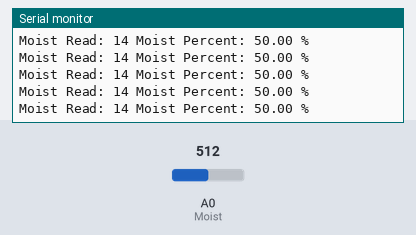
Simulated run of this sketch. Board: Arduino Uno, built with avr-gcc and run on an emulated ATmega328P. Shown: the last lines printed to the serial monitor. Inputs (shaded band) come from the test bench; at power-on: A0 (Moist) = 512.

Above: at 1.2 s.
1.3 s: A0 (Moist) set to 109
At 1.4 s:
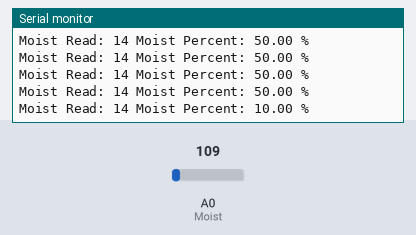
4.3 s: A0 (Moist) set to 93
At 4.32 s:
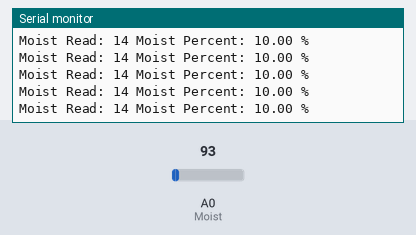
Timing chart, 0 to 7.3 s (numbered marks = the images above; inputs shaded):
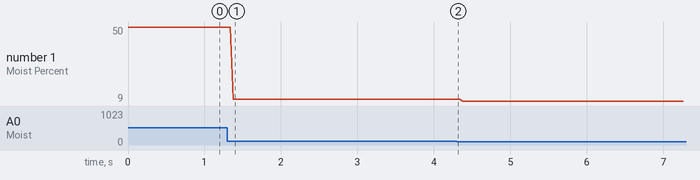

Measured:
- after the input at 1.3 s, the serial monitor: prints a new line after 0.08 s (image 1)
- plotted number 1: 50 → 10 after the input at 1.3 s, 10 → 9 after the input at 4.3 s

The sketch:

POWAR-MOISTUREwMAP.ino
```cpp
#define Moist A0

float MOISTval;
float dry = 0; // Calibrate with reading when DRY
float wet = 1024; // Calibrate with reading when TOTALLY WET

void setup() {
  Serial.begin(9600);

}

void loop() {

  MOISTval = map(analogRead(Moist),dry,wet,0,100);
  Serial.print("Moist Read: ");
  Serial.print(Moist);
  Serial.print(" Moist Percent: ");
  Serial.print(MOISTval);
  Serial.println(" %");

}
```
